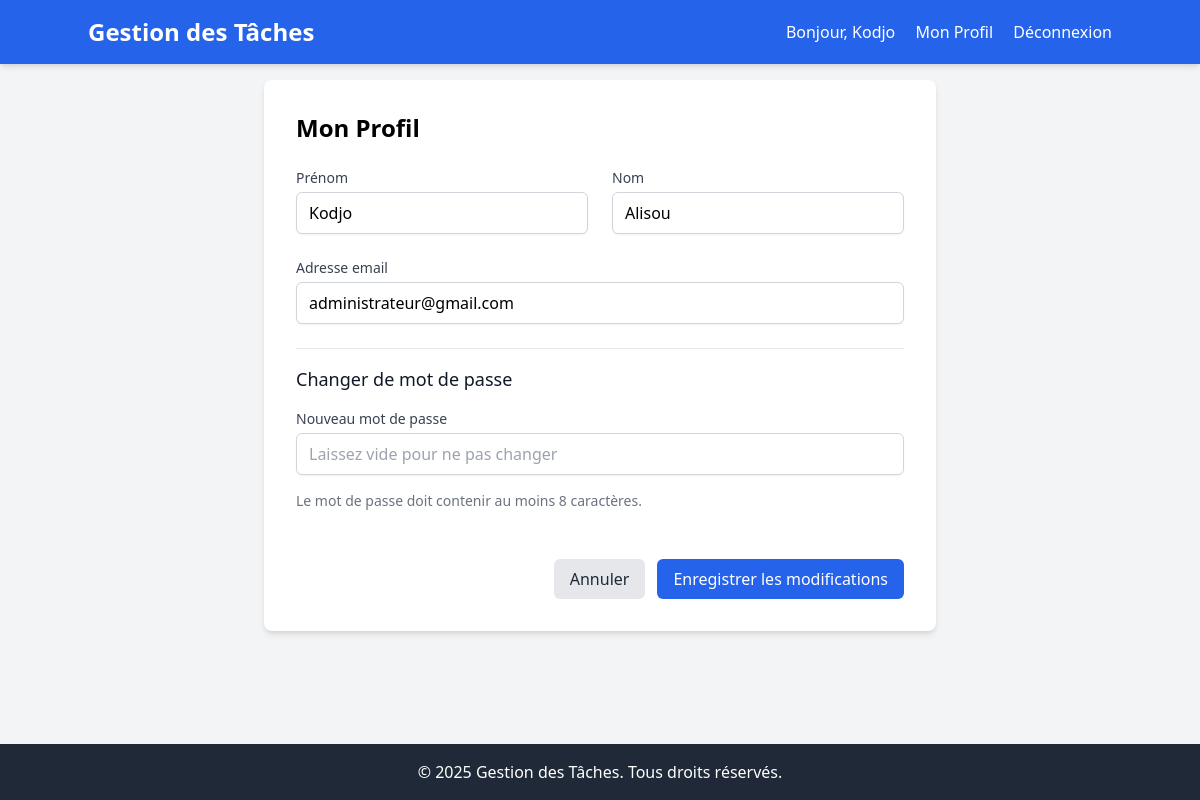
Screenshot of /auth/profil/ (signed in) with the database file from the repository.
### authapp/models.py (models this page shows, shortened)
class User(AbstractUser):
    username = None
    email = models.EmailField(_('adresse email'), unique=True)
    first_name = models.CharField(_('prénom'), max_length=30, blank=False)
    last_name = models.CharField(_('nom'), max_length=30, blank=False)
    created_at = models.DateTimeField(_('date de création'), auto_now_add=True)
    updated_at = models.DateTimeField(_('date de mise à jour'), auto_now=True)
    USERNAME_FIELD = 'email'
    REQUIRED_FIELDS = ['first_name', 'last_name']
    objects = UserManager()
    class Meta:
        verbose_name = _('utilisateur')
        verbose_name_plural = _('utilisateurs')

### authapp/views.py (the view, shortened to what this page needs)
# urls.py: path('profil/', views.profil_view, name='profil'),
@login_required
def profil_view(request):
    return render(request, 'authapp/profil.html')

### rbac/context_processors.py (called while the page is built)
def user_permissions(request):
    if not hasattr(request, 'user') or not request.user.is_authenticated:
        return {}
    def has_perm(permission_codename):
        return user_has_permission(request.user, permission_codename)
    def has_role(role_name):
        return user_has_role(request.user, role_name)
    return {
        'has_perm': has_perm,
        'has_role': has_role,
        'is_admin': request.user.is_superuser or has_role('admin'),
    }

### authapp/templates/authapp/profil.html (shortened to what this page needs)
{% extends 'authapp/base_auth.html' %}
{% block content %}
<div class="max-w-2xl mx-auto bg-white p-8 rounded-lg shadow-md">
    <h2 class="text-2xl font-bold mb-6">Mon Profil</h2>
    <form method="post" class="space-y-6">
        <div class="grid grid-cols-1 md:grid-cols-2 gap-6">
            <div>
                <label for="prenom" class="block text-sm font-medium text-gray-700">Prénom</label>
                <input type="text" id="prenom" name="prenom" value="{{ user.first_name }}" required
                       class="mt-1 block w-full px-3 py-2 border border-gray-300 rounded-md shadow-sm focus:outline-none focus:ring-blue-500 focus:border-blue-500">
            </div>
            <div>
                <label for="nom" class="block text-sm font-medium text-gray-700">Nom</label>
                <input type="text" id="nom" name="nom" value="{{ user.last_name }}" required
                       class="mt-1 block w-full px-3 py-2 border border-gray-300 rounded-md shadow-sm focus:outline-none focus:ring-blue-500 focus:border-blue-500">
            </div>
            <div class="md:col-span-2">
                <label for="email" class="block text-sm font-medium text-gray-700">Adresse email</label>
                <input type="email" id="email" name="email" value="{{ user.email }}" required
                       class="mt-1 block w-full px-3 py-2 border border-gray-300 rounded-md shadow-sm focus:outline-none focus:ring-blue-500 focus:border-blue-500">
            </div>
            <div class="md:col-span-2 pt-4 border-t border-gray-200">
                <h3 class="text-lg font-medium text-gray-900 mb-4">Changer de mot de passe</h3>
                <div class="space-y-4">
                    <div>
                        <label for="nouveau_mot_de_passe" class="block text-sm font-medium text-gray-700">Nouveau mot de passe</label>
                        <input type="password" id="nouveau_mot_de_passe" name="nouveau_mot_de_passe"
                               class="mt-1 block w-full px-3 py-2 border border-gray-300 rounded-md shadow-sm focus:outline-none focus:ring-blue-500 focus:border-blue-500"
                               placeholder="Laissez vide pour ne pas changer">
                    </div>
                    <div class="text-sm text-gray-500">
                        <p>Le mot de passe doit contenir au moins 8 caractères.</p>
                    </div>
                </div>
            </div>
        </div>
        <div class="flex justify-end space-x-3 pt-6">
            <a href="{% url 'tableau_de_bord' %}"
               class="bg-gray-200 text-gray-800 px-4 py-2 rounded-md hover:bg-gray-300 focus:outline-none focus:ring-2 focus:ring-offset-2 focus:ring-gray-500">
                Annuler
            </a>
            <button type="submit"
                    class="bg-blue-600 text-white px-4 py-2 rounded-md hover:bg-blue-700 focus:outline-none focus:ring-2 focus:ring-offset-2 focus:ring-blue-500">
                Enregistrer les modifications
            </button>
        </div>
    </form>
</div>
{% endblock %}

### authapp/templates/authapp/base_auth.html (shortened to what this page needs)
<!DOCTYPE html>
<html lang="fr">
<head>
    <link href="https://cdn.jsdelivr.net/npm/tailwindcss@2.2.19/dist/tailwind.min.css" rel="stylesheet">
</head>
<body class="bg-gray-100">
    <div class="min-h-screen flex flex-col">
        <header class="bg-blue-600 text-white p-4 shadow-md">
            <div class="container mx-auto flex justify-between items-center">
                <h1 class="text-2xl font-bold">
                    <a href="{% url 'tableau_de_bord' %}">Gestion des Tâches</a>
                </h1>
                <nav>
                    {% if user.is_authenticated %}
                        <span class="mr-4">Bonjour, {{ user.first_name|default:user.username }}</span>
                        <a href="{% url 'authapp:profil' %}" class="hover:underline mr-4">Mon Profil</a>
                        <a href="{% url 'authapp:deconnexion' %}" class="hover:underline">Déconnexion</a>
                    {% else %}
                        <a href="{% url 'authapp:connexion' %}" class="hover:underline mr-4">Connexion</a>
                        <a href="{% url 'authapp:inscription' %}" class="bg-white text-blue-600 px-4 py-2 rounded hover:bg-gray-100">S'inscrire</a>
                    {% endif %}
                </nav>
            </div>
        </header>
        <main class="flex-grow container mx-auto p-4">
            {% block content %}{% endblock %}
        </main>
        <footer class="bg-gray-800 text-white p-4 mt-8">
            <div class="container mx-auto text-center">
                <p>&copy; {% now "Y" %} Gestion des Tâches. Tous droits réservés.</p>
            </div>
        </footer>
    </div>
</body>
</html>

### rows the page displays
User: first_name "Kodjo", prenom "Kodjo", nom "Alisou", email "administrateur@gmail.com"
